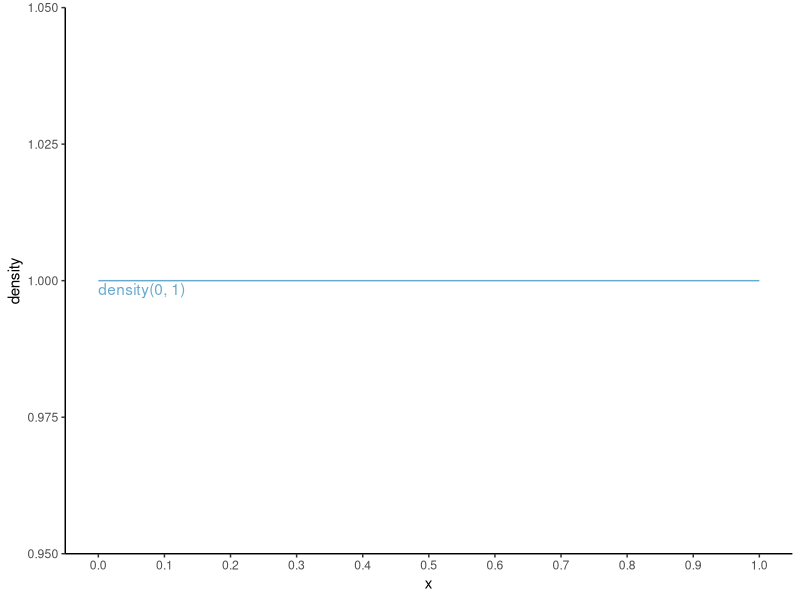
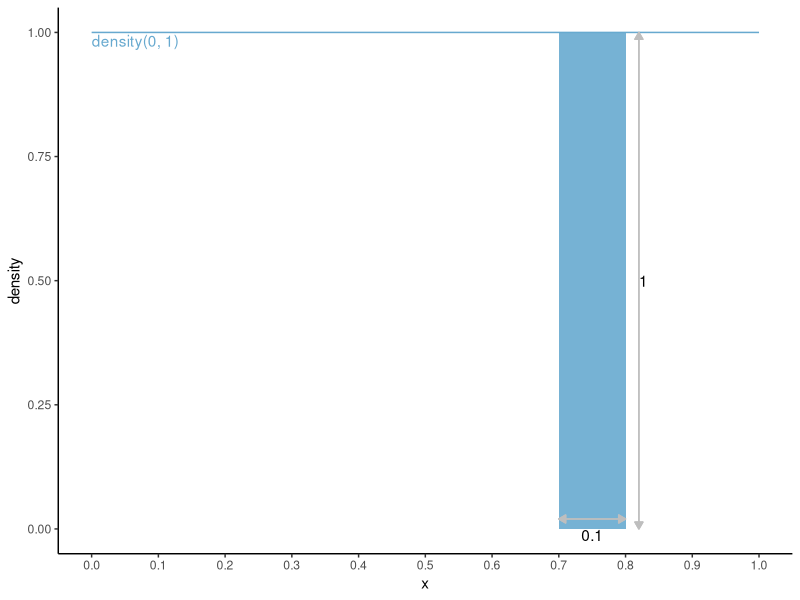
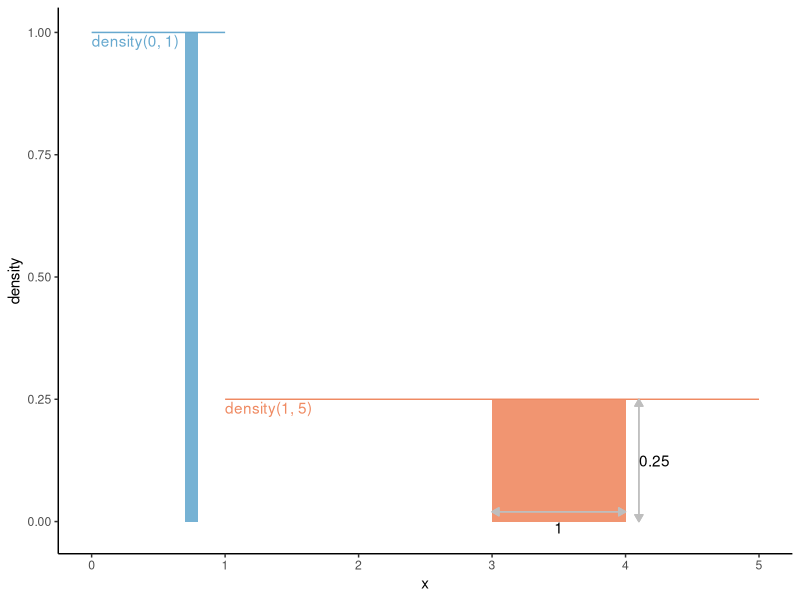
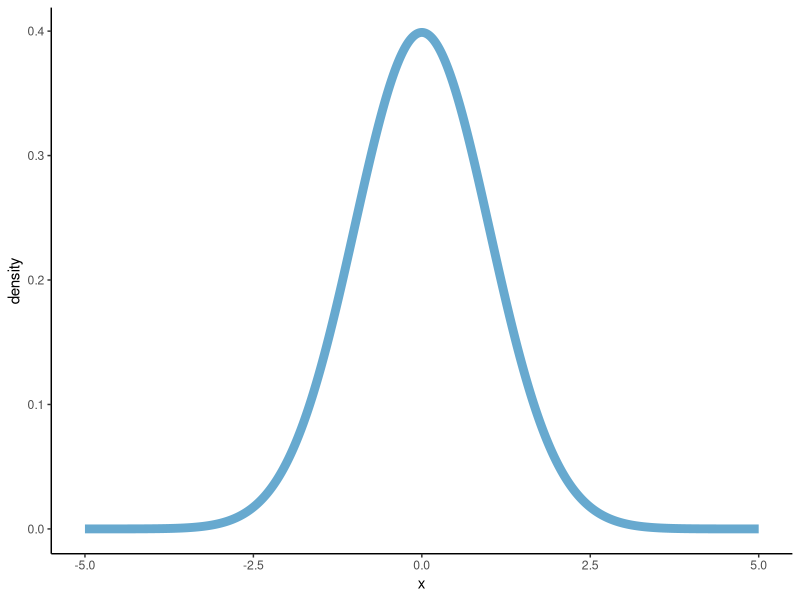
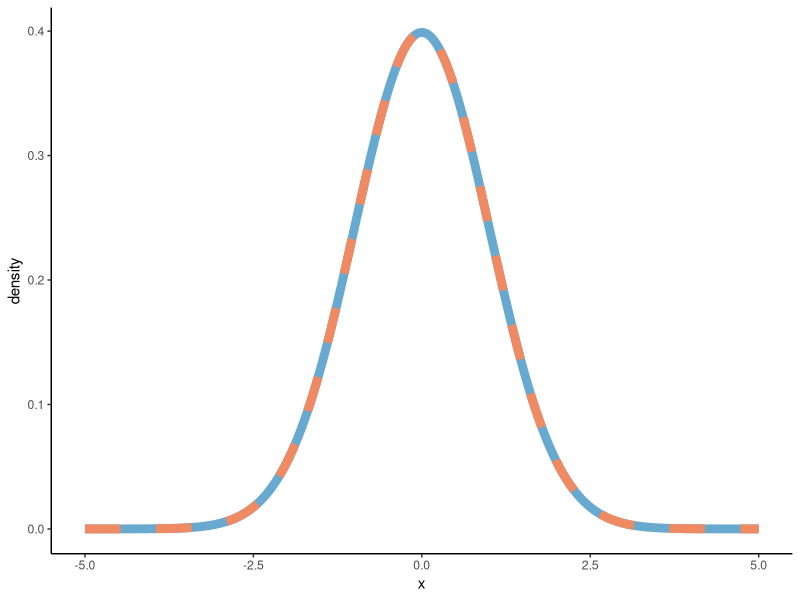
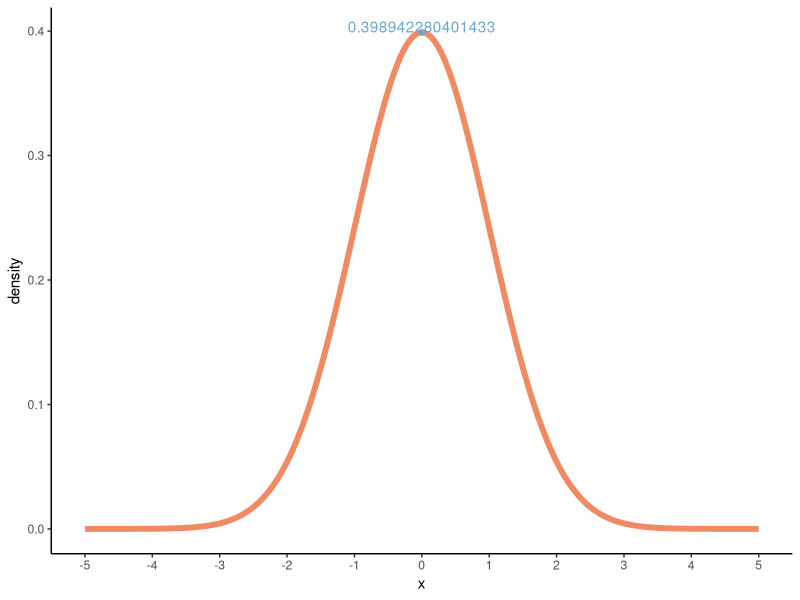
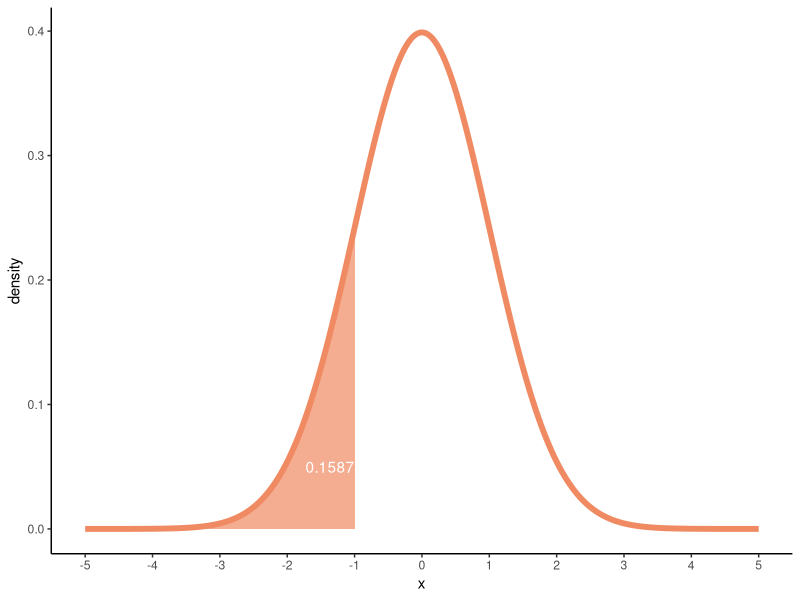
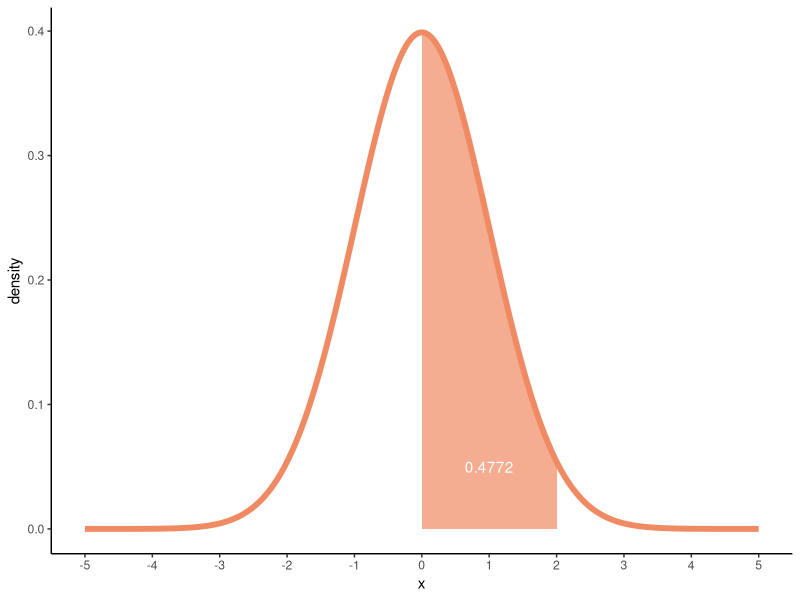

Reproduce these figures in R, in order.
## ---- chunk 1
library(ggplot2)
df <- data.frame(
  x = c(0, 1),
  density = 1
) 

dens0_1 <- ggplot(df, aes(x = x, y = density)) +
  geom_line(colour = '#67a9cf') +
  annotate("text", x = 0, y = 1, label = "density(0, 1)", 
           colour = '#67a9cf', hjust = 0, vjust = 1.2) +
  scale_x_continuous(breaks = seq(0, 1, 0.1)) +
  theme_classic()
dens0_1
## ---- chunk 2
punif(1, min = 0, max = 1)
## ---- chunk 3
dens0_1 <- dens0_1 +
  geom_area(aes(x = c(0.7, 0.8), y = c(1, 1)), fill = '#67a9cf', alpha = 0.9) 

dens0_1 +
  geom_segment(aes(x = 0.7, xend = 0.8, y = 0.02, yend = 0.02),
                  arrow = arrow(ends = "both", type = "closed", 
                                length = unit(0.2, "cm")), colour = "grey") +
  geom_segment(aes(x = 0.82, xend = 0.82, y = 0, yend = 1),
                  arrow = arrow(ends = "both", type = "closed", 
                                length = unit(0.2, "cm")), colour = "grey") +
  annotate("text", x = 0.75, y = 0, label = "0.1", vjust = 1) +
  annotate("text", x = 0.82, y = 0.5, label = "1", hjust = 0) 
## ---- chunk 4
punif(0.8, min = 0, max = 1) - punif(0.7, min = 0, max = 1)
## ---- chunk 5
#| message: false

df2 <- data.frame(
  x = c(1, 5),
  density = c(0.25, 0.25)
) 

dens0_1 +
  geom_line(data = df2, colour = '#ef8a62') +
  annotate("text", x = 1, y = 0.25, label = "density(1, 5)", 
           colour = '#ef8a62', hjust = 0, vjust = 1.2) +
  geom_area(aes(x = c(3, 4), y = c(0.25, 0.25)), fill = '#ef8a62', alpha = 0.9) +
  geom_segment(aes(x = 3, xend = 4, y = 0.02, yend = 0.02),
                   arrow = arrow(ends = "both", type = "closed",
                                 length = unit(0.2, "cm")), colour = "grey") +
  geom_segment(aes(x = 4.1, xend = 4.1, y = 0, yend = 0.25),
                   arrow = arrow(ends = "both", type = "closed",
                                length = unit(0.2, "cm")), colour = "grey") +
  annotate("text", x = 3.5, y = 0, label = "1", vjust = 1) +
  annotate("text", x = 4.1, y = 0.125, label = "0.25", hjust = 0) +
  scale_x_continuous(breaks = seq(0, 5, 1)) +
  scale_y_continuous(breaks = seq(0, 1, 0.25),
                     limits = c(-0.015, 1)) 
## ---- chunk 6
punif(4, min = 1, max = 5) - punif(3, min = 1, max = 5)

## ---- chunk 7
x <- seq(0, 1, 0.1) # for each step of 0.1 between values 0 and 1
# calculate density
dunif(x, min = 0, max = 1)
## ---- chunk 8
x <- seq(0, 5, 1) # for each step of 1 between values 0 and 5
# calculate density
dunif(x, min = 1, max = 5)
## ---- chunk 9
punif(q = 0.35, min = 0, max = 1)
## ---- chunk 10
punif(q = 4.2, min = 1, max = 5) - # probability for numbers between 1 and 4.2 
  punif(q = 3.5, min = 1, max = 5) # probability for numbers between 1 and 2.5 
## ---- chunk 11
qunif(p = 0.5, min = 0, max = 1)
## ---- chunk 12
qunif(p = 0.5, min = 1, max = 5)
## ---- chunk 13
qunif(p = 0.99, min = 1, max = 5)
## ---- chunk 14
runif(n = 11, min = 1, max = 5)
## ---- chunk 15
pdf_norm <- function(x, mean = 0, sd = 1) {
  (1 / (sd * sqrt( 2 * pi ))) * exp( (-1 * (x - mean)^2) / (2 * sd^2)  )
}
## ---- chunk 16
pdf_norm(0, mean = 0, sd = 1) # obviously mean = 0, sd = 1 not necessary
## ---- chunk 17
library(tibble)
# I use tibble here so that y can be calculated immediately
df_norm <- tibble(x = seq(-5, 5, 0.01), density = pdf_norm(x))

dens_norm <- ggplot(df_norm, aes(x = x, y = density)) +
  geom_path(colour = '#67a9cf', size = 3) + 
  theme_classic()
dens_norm

# c(, '#ef8a62')
## ---- chunk 18
# Create y-values on the base of dnorm
df_norm2 <- tibble(x = seq(-5, 5, 0.01), 
                   density = dnorm(x, mean = 0, sd = 1))

dens_norm +
  geom_path(data = df_norm2, 
            aes(y = density), colour = '#ef8a62', linetype = "dashed", size = 3)
## ---- chunk 19
dnorm(x = 0, mean = 0, sd = 1)
## ---- chunk 20
# We're using the results from dnorm here (y2)
dens_norm2 <- ggplot(df_norm2, aes(x = x, y = density)) +
  geom_path(colour = '#ef8a62', size = 2) +
  scale_x_continuous(breaks = seq(-5, 5, 1)) + 
  theme_classic()

dens_norm2 + 
  annotate("point", x = 0, y = dnorm(x = 0, mean = 0, sd = 1), 
           colour = '#67a9cf') +
  annotate("text", x = 0, y = dnorm(x = 0, mean = 0, sd = 1), 
           label = dnorm(x = 0, mean = 0, sd = 1), vjust = 0, colour = '#67a9cf') 
## ---- chunk 21
pnorm(q = -1, mean = 0, sd = 1)
## ---- chunk 22
dens_norm2 +
  geom_area(data = subset(df_norm2, x <= -1), 
            fill = '#ef8a62', alpha = 0.7) +
  annotate("text", x = -1, y = 0.05, 
           label = round(pnorm(q = -1, mean = 0, sd = 1), 4), 
           hjust = 1, colour = "white") 
## ---- chunk 23
p_0_2 <- pnorm(q = 2, mean = 0, sd = 1) - pnorm(q = 0, mean = 0, sd = 1)
p_0_2
## ---- chunk 24
dens_norm2 +
  geom_area(data = subset(df_norm, x >= 0 & x <= 2), 
            fill = '#ef8a62', alpha = 0.7) +
  annotate("text", x = 1, y = 0.05, 
           label = round(p_0_2, 4), colour = "white") 
## ---- chunk 25
df_dens <- data.frame(x = c(0, 0.3, 1))
ggplot(df_dens, aes(x = x), colour = '#67a9cf', size = 2) +
  geom_density() +
  theme_classic()
## ---- chunk 26
ggplot(df_dens, aes(x = x)) +
  geom_density(
    kernel = "gaussian",
    bw = "nrd0",
    colour = '#67a9cf',
    size = 2
  ) +
  theme_classic()
## ---- chunk 27
density(x = df_dens$x, kernel = "gaussian", bw = "nrd0")
# same as density(x = df_dens$x)
## ---- chunk 28
dens_calc <- density(x = df_dens$x)
df_dens2 <- data.frame(x = dens_calc$x, density = dens_calc$y)

ggplot(df_dens, aes(x = x)) +
  geom_density(colour = '#67a9cf', size = 2) +
  geom_density(data = df_dens2, stat = "identity", 
               aes(x = x, y = density),
               colour = '#ef8a62', size = 2, linetype = "dashed") +
  theme_classic()
## ---- chunk 29
df <- tibble(
  x = seq(0, 15, 0.01),
  norm_5 = dnorm(x, mean = 5, sd = 1),
  norm_7 = dnorm(x, mean = 7, sd = 1),
  norm_8 = dnorm(x, mean = 8, sd = 1),
  norm_sum = (norm_5 + norm_7 + norm_8) / 3
)

kernel <- ggplot(df, aes(x = x)) +
  geom_line(aes(y = norm_5), colour = '#ef8a62', size = 2) +
  geom_line(aes(y = norm_7), colour = "#a83299", size = 2) +
  geom_line(aes(y = norm_8), colour = '#67a9cf', size = 2) +
  geom_line(aes(y = norm_sum), colour = "darkgrey", size = 2) +
  labs(y = "density") +
  theme_classic()
kernel
## ---- chunk 30
kernel +
  geom_density(
    data = data.frame(x = c(5, 7, 8)),
    bw = 1, # remember we used a bandwidth of 1!
    colour = '#f7f7f7', linetype = "dashed", size = 2
  )
## ---- chunk 31
ggplot(data = data.frame(x = c(5, 7, 8)), aes(x = x)) +
  geom_density(bw = 1, colour = "darkgrey", size = 2) +
  geom_density(size = 2) + # currently unknown bandwidth
  theme_classic() +
  scale_x_continuous(limits = c(0, 15))
## ---- chunk 32
density(x = c(5, 7, 8))
## ---- chunk 33
ggplot(data = data.frame(x = c(5, 7, 8)), aes(x = x)) +
  geom_density(bw = density(x = c(5, 7, 8))$bw, 
               colour = "darkgrey", size = 2) +
  geom_density(size = 2, linetype = "dashed") + # currently unknown bandwidth
  theme_classic() +
  scale_x_continuous(limits = c(0, 15))
## ---- chunk 34
sd <- sd(c(5, 7, 8))
Q3 <- quantile(c(5, 7, 8), 0.75)
Q1 <- quantile(c(5, 7, 8), 0.25)
IQR <- Q3 - Q1 
IQR_div <- IQR / 1.34
h_calc <- (0.9 * IQR_div) * 3^(-1/5)
